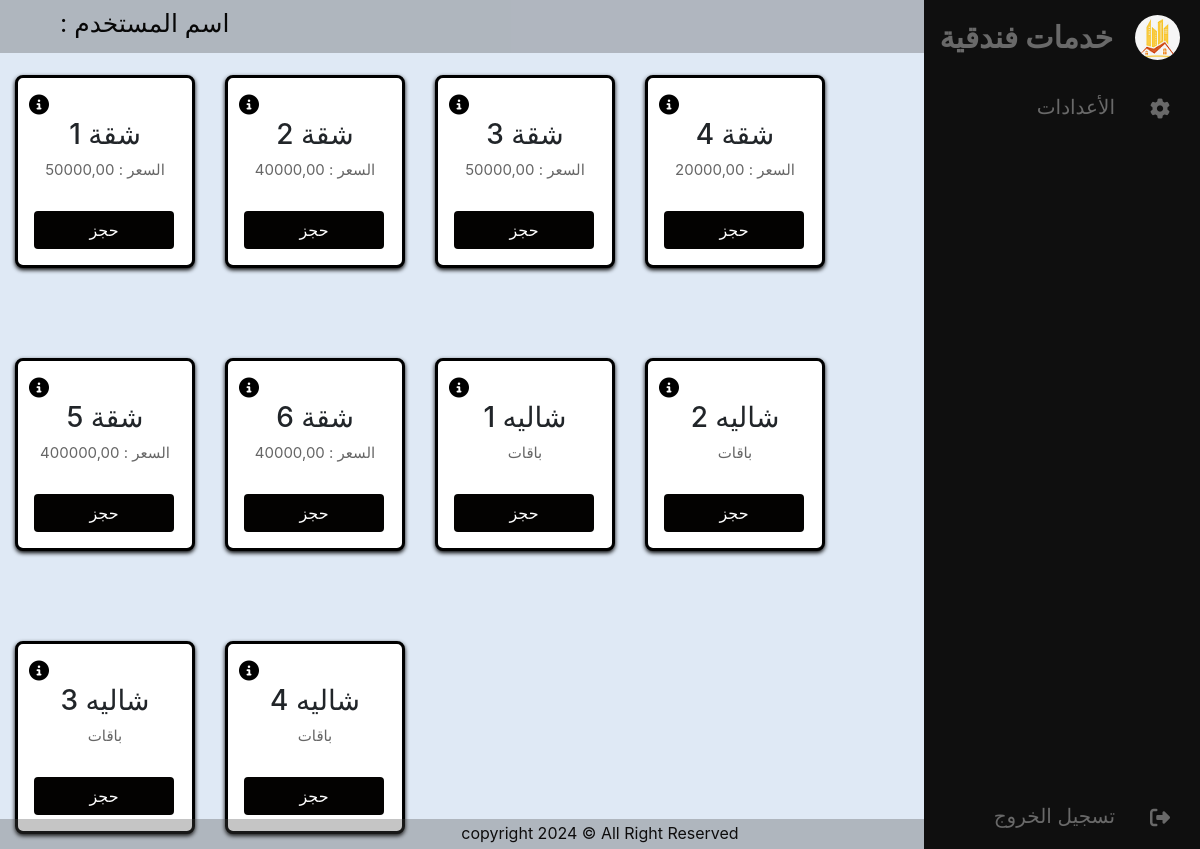
/index, run on the app's committed database.
### system/models.py (models this page shows, shortened)
class Apartmint_chalit(models.Model):
     towers = models.ForeignKey(Towers,on_delete=models.CASCADE,verbose_name='البرج')
     apa_cha_status = models.BooleanField(null=True,verbose_name='الحاله')
     class Meta:
         verbose_name_plural = 'الشقق والشاليهات'
         verbose_name = 'شقه او شاليه'

class Apartments(Apartmint_chalit):
     apa_name = models.CharField(max_length=20,null=False,verbose_name='اسم الشقه')
     apa_floor = models.CharField(max_length=20,null=True,verbose_name='الطابق')
     apa_price = models.DecimalField(max_digits=10,decimal_places=2,null=False,verbose_name='السعر')
     apa_discrip = models.TextField(max_length=50,null=True,verbose_name='الوصف')
     apa_status = models.BooleanField(null=True,verbose_name='الحاله')
     apa_add_datetime = models.DateTimeField(default=datetime.now,verbose_name='تاريخ ووقت الأضافه')
     user = models.ForeignKey(User, on_delete=models.CASCADE,verbose_name='المستخدم')
     class Meta:
         verbose_name_plural = 'الشقق'
         verbose_name = 'شقه'

class Chalets(Apartmint_chalit):
     cha_name = models.CharField(max_length=20,null=False,verbose_name='اسم الشاليه')
     cha_floor = models.CharField(max_length=20,null=True,verbose_name='الطابق')
     cha_discrip = models.TextField(max_length=50,null=True,verbose_name='الوصف')
     cha_status = models.BooleanField(default=True)
     cha_add_datetime = models.DateTimeField(default=datetime.now,verbose_name='تاريخ ووقت الأضافه')
     user = models.ForeignKey(User, on_delete=models.CASCADE,verbose_name='المستخدم')
     class Meta:
         verbose_name_plural = 'الشاليهات'
         verbose_name = 'شاليه'

### system/views.py (the view)
# urls.py: path('index', views.index, name='index'),
def index(request):
    user = request.user
    group = user.groups.all()
    apart_mint = {
        'apart': Apartments.objects.all(),
        'chali': Chalets.objects.all(),
        'gr':group,
        'u':user,
    }
    return render(request, 'pages/index.html', apart_mint)

### templates/pages/index.html (shortened to what this page needs)
{% extends 'base.html' %}
{% block content%}
<div class="c-container">
  {% for apa in apart %}
    <div class="card-container">
		<div class="card" style="border-color: black; border-width: 3px;" id="ap_card">
			<div class="card-content">
        <i class="fas fa-info-circle" style="border: white; color: black;
           position: relative; right: 5px; font-size: 20px;" id="infoIcon" > </i><input type="hidden" value="{{apa.id}}" id="ap_id">
				<h3> {{apa.apa_name}}</h3>
				<p> السعر :  {{apa.apa_price}} </p>
				<a href="{% url 'apartment_book' apa.id %}" class="btn" id="ap_btn">حجز </a>
			</div>
		</div>
	</div>
  {% endfor %}
  {% for chal in chali %}
    <div class="card-container">
      <div class="card" style="border-color: black; border-width: 3px;" id="ch_card">
        <div class="card-content">
          <i class="fas fa-info-circle" style="border: white; color: black;
          position: relative; right: 5px; font-size: 20px;" id="infoIcon" > </i>
            <h3>{{chal.cha_name}}</h3>
            <p> باقات </p>
            <a href="{% url 'chalih_book' chal.id %}" class="btn">حجز </a>
        </div>
      </div>
    </div>
  {% endfor %}
</div>
{% endblock %}

### templates/base.html (shortened to what this page needs)
{% load static%}
<!doctype html>
<html>
<head>
<link rel="stylesheet" href= "{% static 'css/bootstrap.css' %}"/>
<link rel="stylesheet" href="{% static 'css/all.min.css' %}"/>
<link rel="stylesheet" href="{% static 'css/style.css'%}"/>
</head>
<body>
   <nav class="navigation">
	<p class="branch" style="float: left; margin-left: 5%;">اسم المستخدم : {{ request.user.username }}</p>
</nav>
<aside>
	<ul>
		<li>
			<a href="#" class="logo">
				<img src="{% static 'image/1.png' %}" alt="">
				<span class="nav_item">خدمات فندقية</span>
			</a>
		</li>
		<li><a href="{% url 'settings' %}">
			<i class="fas fa-cog"></i>
			<span class="nav-item">الأعدادات</span>
			</a></li>
		<li><a href="{% url 'logout' %}" class="logout">
			<i class="fas fa-sign-out-alt"></i>
			<span class="nav-item">تسجيل الخروج</span>
			</a></li>
	</ul>
</aside>
    {% block content %}
    {% endblock %}
    <footer>
        <p class="fo">	copyright 2024 &copy; All Right Reserved</p>
    </footer>
</body>
</html>

### hotel_system/static/css/style.css (style rules this page uses)
* { margin: 0; padding: 0; text-decoration: none; }
body { background: #dfe9f5; direction: rtl; }
.navigation { background-color: #4d4c4c52; width: 100%; position: fixed; z-index: 999; display: flex; justify-content: space-between; top: 0px; }
.navigation .branch { color: #070707; font-size: 25px; margin-bottom: 10px; margin-top: 5px; margin-right: 30%; }
aside { position: fixed; top: 0; bottom: 0; height: 100%; right: 0; background: #0F0F0F; z-index: 999; }
.logo { text-align:center ; display: flex; margin: 10px 0 0 10px; }
.logo img { width: 45px; height: 45px; border-radius: 50%; margin-right: 15px; }
.logo span { font-weight: bold; padding-right: 22px; font-size: 30px; color: dimgray; margin-bottom: 10px; }
li a { color: rgb(85, 83, 83); font-size: 14px; display: table; width: 266px; padding: 5px; right: 0px; text-decoration: none; }
li a .fas { position: relative; width: 70px; height: 40px; top: 14px; font-size: 20px; text-align: center; color:dimgrey; float: right; padding: 5px; margin-bottom: 10px; }
.nav-item { position: relative; top: 12px; margin-right: 10px; color: dimgray; font-size: 20px; float: right; margin-bottom: 10px; }
.logout { position: absolute; bottom: 0; padding-bottom: 10px; }
.c-container { margin-right: 200px; }
.card-container { margin-top: 60px; float: inline-end; }
.card { width: 180px; border-radius: 8px; overflow: hidden; box-shadow: 0px 2px 4px rgba(0, 0 , 0, 2); margin: 15px ; }
.card-content { padding: 16px; }
.card-content h3 { font-size: 28px; margin-bottom: 8px ; text-align: center; }
.card-content p { color: #666; font-size: 15px; line-height: 1.3; text-align: center; }
.card-content .btn { display: inline-block; padding: 6px; background-color: rgb(3, 2, 1); text-decoration: none; border-radius: 4px; margin-top: 16px; color: #ffffff; width: 140px; text-align: center; }
.btn { display: inline-flex; background-color:#00A0DC; border-radius: 4px; color: #ffffff; text-align: center; }
a { color: white; text-decoration: none; }
a { color: white; }
footer { background-color:#4d4c4c52; color: rgb(14, 13, 13); text-align: center; position: fixed; display:table-footer-group; bottom: 0; width: 100%; height: 30px; }
.fo { padding-top: 2px; }

### data on the page
Apartments: apa_name "شقة 1", apa_price "50000,00"
Apartments: apa_name "شقة 2", apa_price "40000,00"
Apartments: apa_name "شقة 3", apa_price "50000,00"
Apartments: apa_name "شقة 4", apa_price "20000,00"
Apartments: apa_name "شقة 5", apa_price "400000,00"
Apartments: apa_name "شقة 6", apa_price "40000,00"
Chalets: cha_name "شاليه 1"
Chalets: cha_name "شاليه 2"
Chalets: cha_name "شاليه 3"
Chalets: cha_name "شاليه 4"
